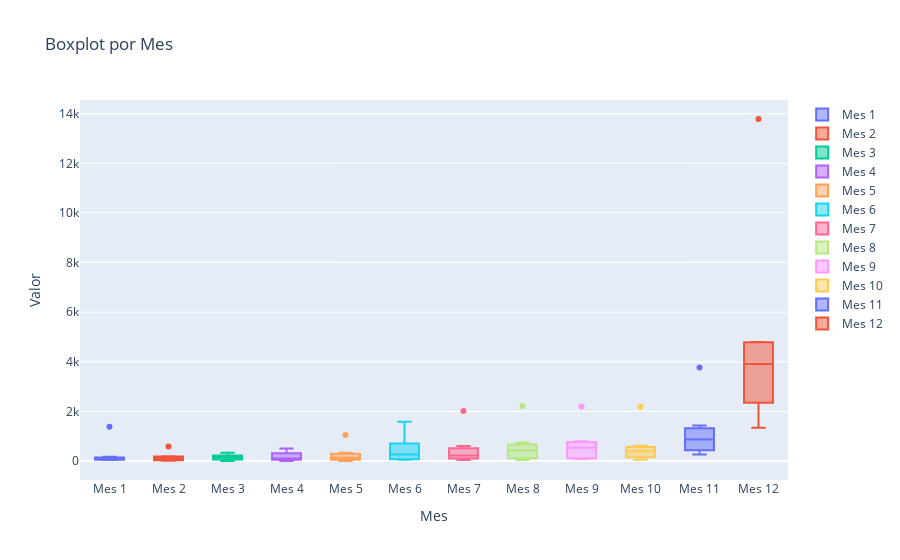

Source (notebook cell):
### Code cell
import plotly.graph_objects as go

# Obtener las listas de valores del DataFrame 'grouped'
grouped = df.groupby('month').apply(lambda x: x.iloc[:, 1:].values[:,0].flatten().tolist()).to_frame().reset_index()
month_values = grouped[0].tolist()

# Crear la figura y agregar los boxplots
fig = go.Figure()
for i, values in enumerate(month_values):
    fig.add_trace(go.Box(y=values, name=f'Mes {i+1}'))

# Establecer el título y los nombres de los ejes
fig.update_layout(title='Boxplot por Mes', xaxis_title='Mes', yaxis_title='Valor')

# Mostrar el gráfico
fig.show()

### Figure 1 — Plotly figure (JSON) as saved in the notebook; plotly's stock layout.template omitted (floating-point values rounded to 4 significant figures)
{"data": [{"name": "Mes 1", "type": "box", "y": [97, 1386, 105, 175, 68, 44, 75, 43]}, {"name": "Mes 2", "type": "box", "y": [194, 585, 12, 180, 116, 37, 102, 28]}, {"name": "Mes 3", "type": "box", "y": [228, 224, 57, 333, 6, 69, 179, 154, 62]}, {"name": "Mes 4", "type": "box", "y": [507, 36, 65, 427, 1, 94, 200, 119]}, {"name": "Mes 5", "type": "box", "y": [1044, 337, 127, 248, 3, 105, 129, 7]}, {"name": "Mes 6", "type": "box", "y": [1582, 860, 265, 260, 51, 116, 57]}, {"name": "Mes 7", "type": "box", "y": [2014, 605, 241, 225, 39, 203, 71]}, {"name": "Mes 8", "type": "box", "y": [2216, 745, 421, 438, 45, 204, 85]}, {"name": "Mes 9", "type": "box", "y": [2198, 661, 796, 536, 100, 136, 84]}, {"name": "Mes 10", "type": "box", "y": [2192, 613, 397, 414, 104, 54, 303]}, {"name": "Mes 11", "type": "box", "y": [3773, 863, 983, 264, 1429, 353, 677]}, {"name": "Mes 12", "type": "box", "y": [13786, 4798, 3906, 4768, 2928, 2150, 1345]}], "layout": {"title": {"text": "Boxplot por Mes"}, "xaxis": {"title": {"text": "Mes"}}, "yaxis": {"title": {"text": "Valor"}}}}
